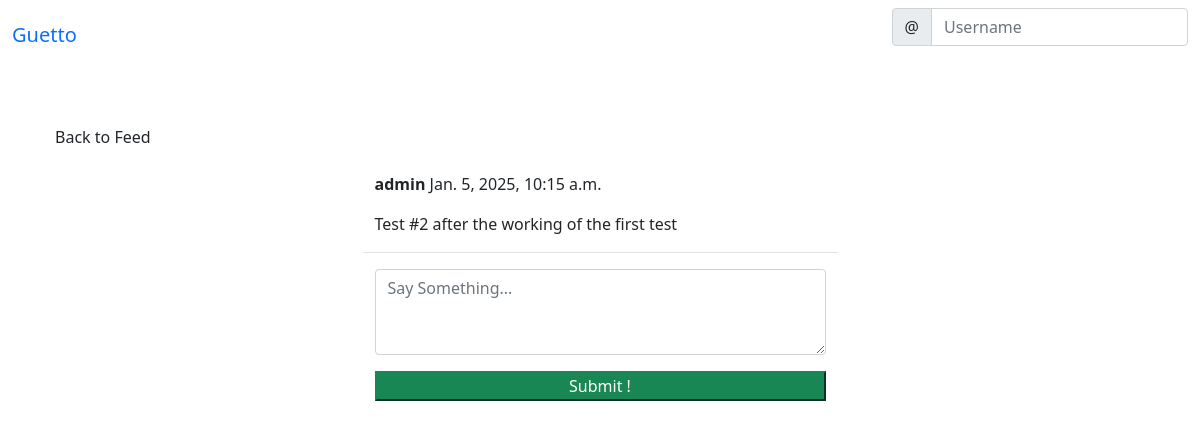
Screenshot of /social/post/13 (signed in) with the database file from the repository.
### social/models.py (models this page shows)
class Post(models.Model):
    body = models.TextField()
    image = models.ImageField(upload_to='uploads/post_photos', blank=True, null=True)
    created_on = models.DateTimeField(default=timezone.now)
    author = models.ForeignKey(User, on_delete=models.CASCADE)
    likes = models.ManyToManyField(User, related_name='likes', blank=True)

### social/views.py (the view, shortened to what this page needs)
# urls.py: path('post/<int:pk>', PostDetailView.as_view(), name='post-detail'),
class PostDetailView(LoginRequiredMixin, View):
    def get(self, request, pk, *args, **kwargs):
        post = Post.objects.get(pk=pk)
        form = CommentForm()
        comments = Comment.objects.filter(post=post).order_by('-created_on')
        context = {
            'post': post,
            'form': form,
            'comments': comments,
        }
        return render(request, 'social/post_detail.html', context)

### social/forms.py
class CommentForm(forms.ModelForm):
    comment = forms.CharField(
            label='',
            widget=forms.Textarea(attrs={
                'rows': '3',
                'placeholder': 'Say Something...'
                }
                )
        )
    class Meta:
        model = Comment
        fields = ['comment']

### social/templates/social/post_detail.html (shortened to what this page needs)
{% extends 'landing/base.html' %}
{% load crispy_forms_tags %}
{% block content %}
    {% if user.is_authenticated %}
    <div class="container">
        <div class="row mt-5">
            <div class="col-md-5 col-sm-6">
                <a href="{% url 'post-list' %}" class="btn btn_light">Back to Feed</a>
            </div>
        </div>
        <div class="row justify-content-center mt-3">
            <div class="col-md-5 col-sm-12 border-bottom">
                <p><strong>{{ post.author }}</strong> {{ post.created_on }} </p>
                <p>{{ post.body }}</p>
            </div>
        </div>
        <div class="row justify-content-center mt-3">
            <div class="col-md-5 col-sm-12">
                <form method="post">
                    {{ form | crispy }}
                    <div class="d-grid gap-2">
                        <button class="btnb btn-success mt-3">Submit !</button>
                    </div>
                </form>
            </div>
        </div>
    </div>
    {% endif %}
{% endblock content %}

### rows the page displays
Post: author "admin", created_on "Jan. 5, 2025, 10:15 a.m.", body "Test #2 after the working of the first test"
